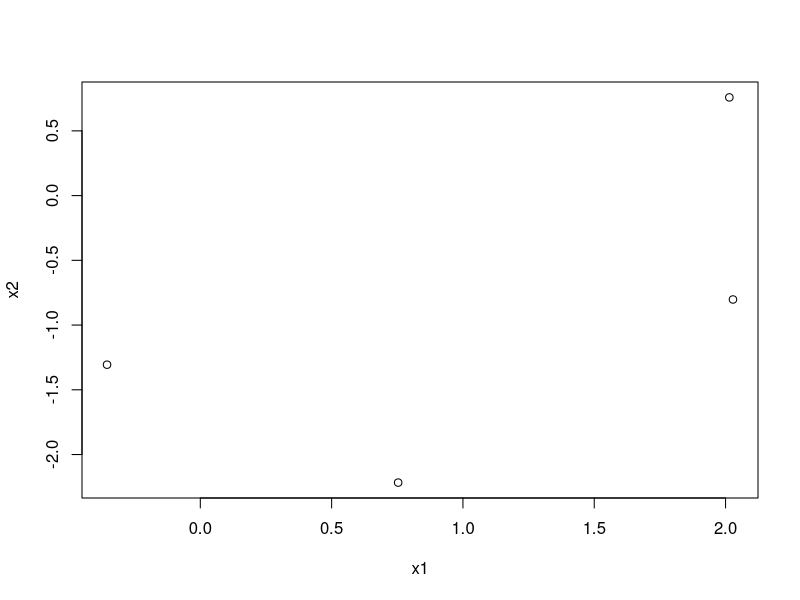
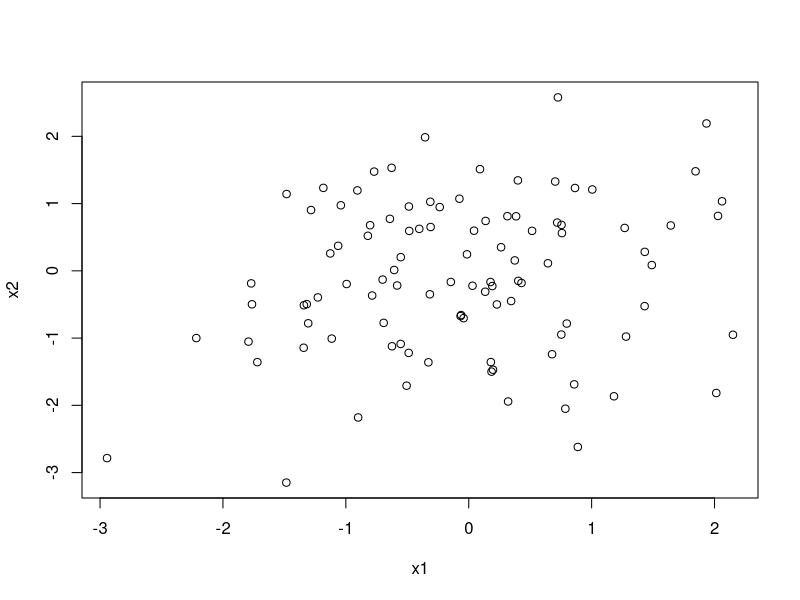
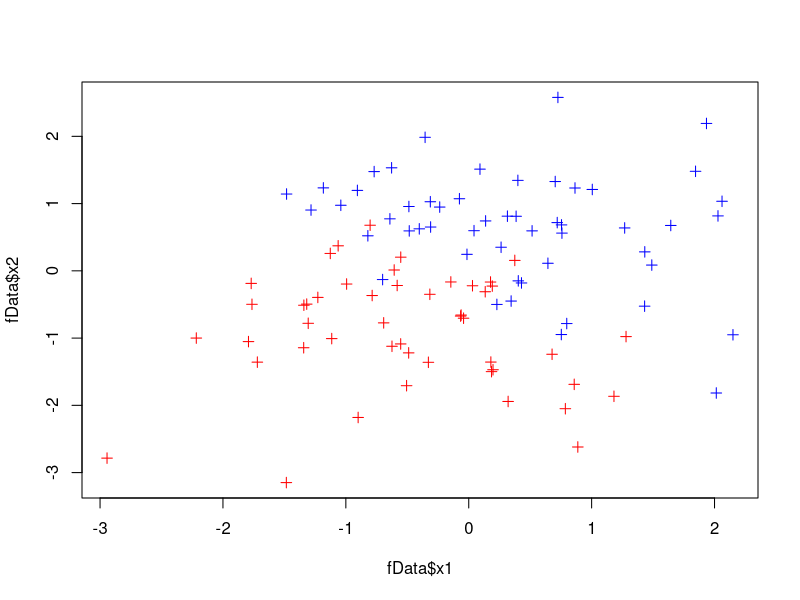
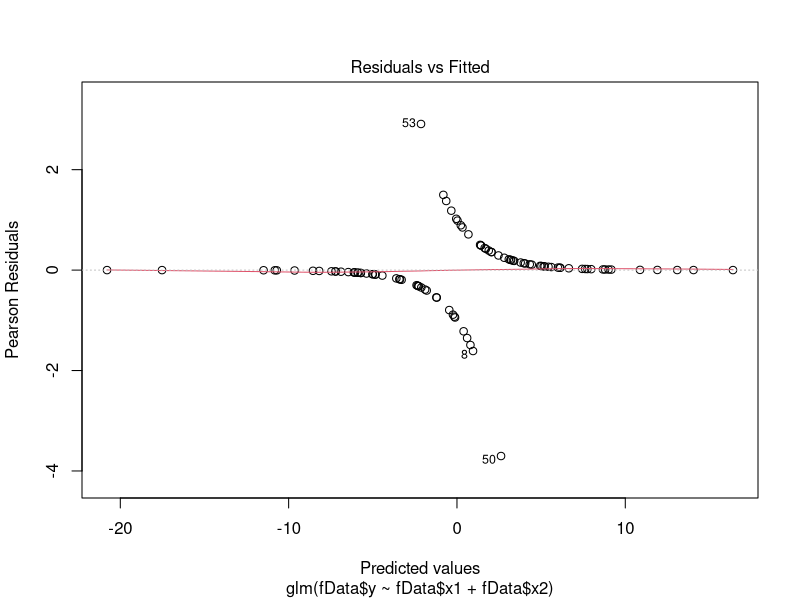
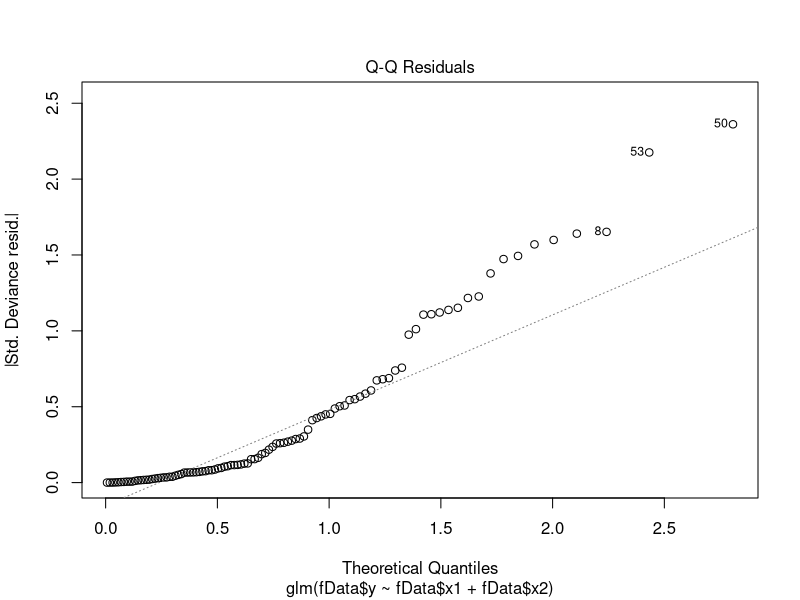
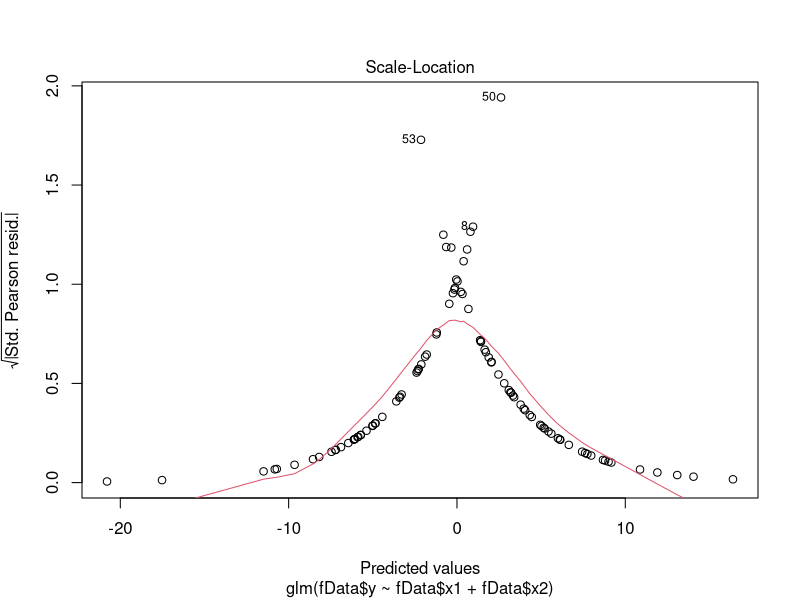
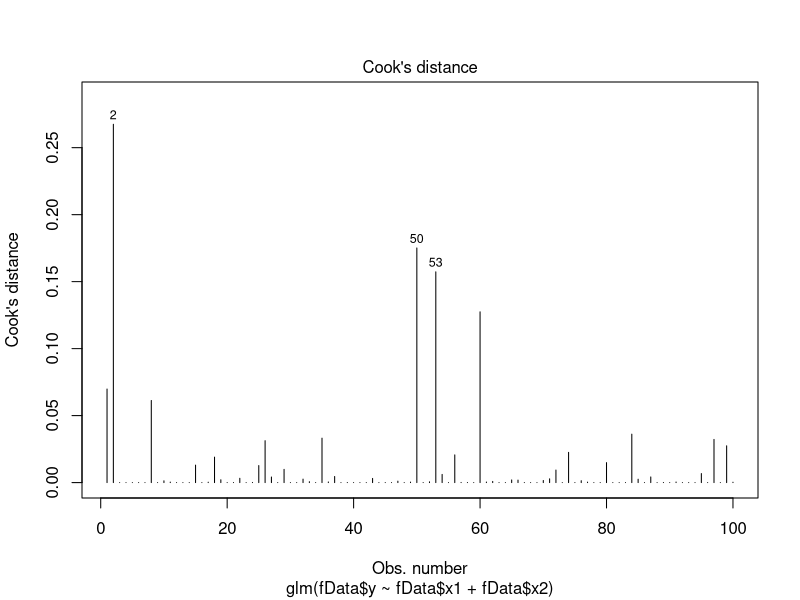
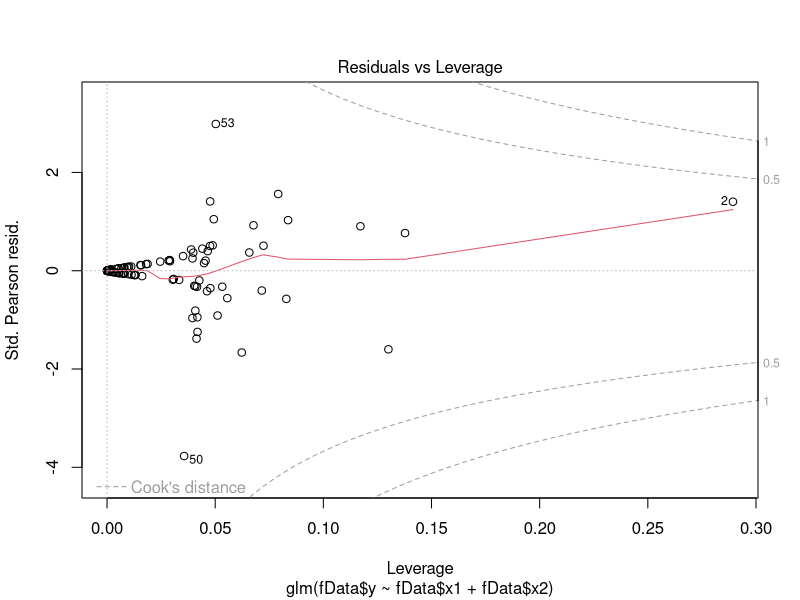

Reproduce these figures in R, in order. (Note: this script raises an error after producing the figures.)
#!env python

fakeData <- function (n=1000) {
    set.seed(666)
    x0 = rep(1,n)
    x1 = rnorm(n)
    x2 = rnorm(n)
    z = 1 + 2*x1 + 3*x2
    pr = 1/(1+exp(-z))
    y = rbinom(n,1,pr)
    # convetion : col 0 is y
    df = data.frame(y=y,x0=x0,x1=x1,x2=x2)
    plot(x1,x2)
    return(list(x0=x0,x1=x1,x2=x2,y=y,z=z,pr=pr,frame=df,d=2,nomEchant=n,nomFeauture=2))
}

Q1.SimulezJeu <- function () {
    pdf(file=ifelse(FALSE, "tp04_Q1SimulezJeu.pdf", "tp04_Q1SimulezJeu.pdf"))
    attach(mtcars,warn.conflicts = FALSE)
    fData <- fakeData(100)
    glm.binomial <- glm( fData$y~fData$x1+fData$x2,data=fData$frame,family="binomial")
    color <- fData$y
    color[color==1] <- 'blue'
    color[color==0] <- 'red'
    plot(x=fData$x1, y=fData$x2, pch = 3, type = "p", col=color)
    for (i in 1:6) {
        plot(glm.binomial,which=c(i))
    }
    dev.off()
    return(glm.binomial)
}

glm.binomial <- Q1.SimulezJeu()

#### La regression logistique binaire

randInitTheta <- function (numFeature=2) {
    return(as.matrix(rnorm(numFeature+1),row=1))
}

thetaMultiplyX <- function (theta,X) {
    return(unlist(lapply(c(1:nrow(X)),function(n,theta,X){t(theta)%*%X[n,]},theta,X)))
}

logVrai <- function (d, theta) {
    # remove y
    x <- as.matrix(d$frame)[,-1]
    y <- as.matrix(d$y)
    thetaX <- thetaMultiplyX(theta,x)
    return(sum(log(exp(thetaX)+1)-y*thetaX))
}

p <- function (theta,x,y=1) {
    if (y==1) {
        expThetaX <- exp(thetaMultiplyX(theta,x))
        print(expThetaX)
        print(expThetaX/(1+expThetaX))
    } else {
        
    }
}

logistRegrBin <- function (data) {
    
}


fdata <- fakeData(4)
theta <- randInitTheta()
lv <- logVrai(fdata,theta)
print(matrix(unlist(fdata$frame[,-1]), nrow=fdata$numEchant,byrow = T))
p(theta,matrix(unlist(fdata), nrow=fdata$numEchant,byrow = T))
